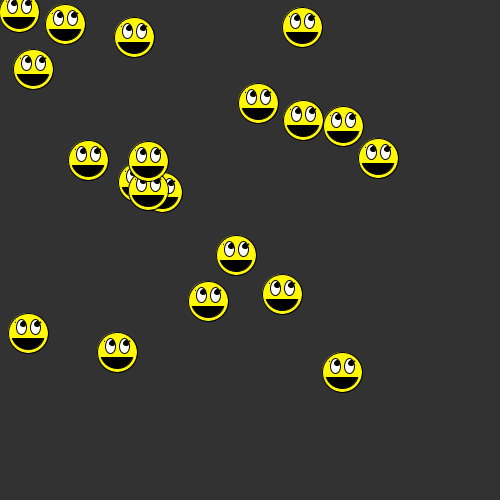
Frame 1 (no input)
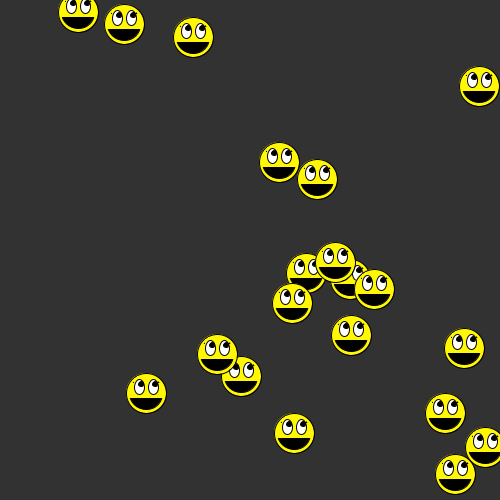
Frame 60 (the mouse pressed at the canvas centre just before this capture)
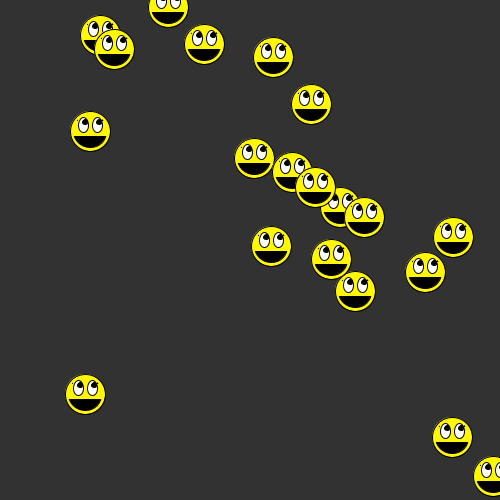
Frame 120 (the mouse held since frame 60 and released just before this capture)

The Processing sketch that drew these frames (run headless with seeded random() and noise(); from frame 60 on, the mouse is pressed at the canvas centre):

// Processing sketch: processing_17318
// ── processing_17318.pde

//This is my happy happy smiley face bouncing through the screen.
smiley[] smileyParts = new smiley[20];
int s=100;

void setup() {
  size(500,500);
  smooth();
  for (int i=0; i<20;i++) {
    smileyParts[i] = new smiley(color(0),int(random(0,400)), int(random(0,400)), int(random(0,8)), int(random(0,8)));
  }  //random places and random speed
}

void draw() {
  background(50,50,50);
  
  //bounce between smileys
  for (int i = 0; i < 20; i++) {
    smileyParts[i].display();
    smileyParts[i].move();
    for (int j = 0; j < 20; j++) {
      float distance = 
        dist(smileyParts[i].x_position+s-2,smileyParts[i].y_position+s-2,smileyParts[j].x_position+s-2,smileyParts[j].y_position+s-2);
      if (i!=j && distance < smileyParts[i].s*0.25 + smileyParts[j].s*0.25) {
        float xi = smileyParts[i].x_speed;
        float yi = smileyParts[i].y_speed;
        
        smileyParts[i].x_speed = smileyParts[j].x_speed;
        smileyParts[i].y_speed = smileyParts[j].y_speed;

        smileyParts[j].x_speed = xi;
        smileyParts[j].y_speed = yi;
      }
    }
  }
}
        
class smiley {
  
  float x_position, y_position;
  float x_speed, y_speed;
  color c;
  float r, g, b;
  int s;
  
  smiley(color tempC, float tempX, float tempY, float tempXspeed, float tempYspeed) {
    c = tempC;
    x_position = tempX;
    y_position = tempY;
    x_speed = tempXspeed;
    y_speed = tempYspeed;
    s = 100;
  }
  
  void display() {
    //the face
    ellipseMode(CENTER);
    fill(255,247,3);
    stroke(0);
    ellipse(x_position,y_position,40,40);
        
    //mouth
    ellipseMode(CENTER);
    fill(0);
    ellipse(x_position,y_position,33,33);
    
    //mouth cover
    rectMode(CENTER);
    noStroke();
    fill(255,247,3);
    rect(x_position,y_position,36,10);
    rect(x_position,y_position-5,32,10);
    rect(x_position,y_position-10,24,10);
    rect(x_position,y_position-15,18,9/2);
    
    //eye white
    ellipseMode(CENTER);
    fill(255);
    stroke(0);
    ellipse(x_position-7,y_position-6,10,15);
    ellipse(x_position+7,y_position-6,10,15);
    
    //eye black
    ellipseMode(CENTER);
    fill(0);
    ellipse(x_position-5,y_position-9,5,5);
    ellipse(x_position+9,y_position-9,5,5);
}

  void move()
  {
    //move smileys
    x_position +=  x_speed;
    y_position +=  y_speed;

    //bounce Smileys of the walls
    if (x_position > width-20 || x_position < 20 ) x_speed = -x_speed;
    if (y_position > height-20 || y_position < 20 ) y_speed = -y_speed;

 }
}
